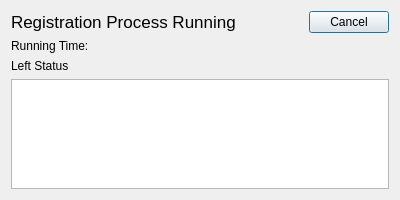
<?xml version="1.0" encoding="UTF-8"?>
<ui version="4.0">
 <class>RegistrationProcessDialog</class>
 <widget class="QDialog" name="RegistrationProcessDialog">
  <property name="geometry">
   <rect>
    <x>0</x>
    <y>0</y>
    <width>400</width>
    <height>200</height>
   </rect>
  </property>
  <property name="windowTitle">
   <string>Dialog</string>
  </property>
  <layout class="QVBoxLayout" name="verticalLayout">
   <item>
    <layout class="QHBoxLayout" name="horizontalLayout">
     <item>
      <widget class="QLabel" name="processDescription">
       <property name="font">
        <font>
         <pointsize>13</pointsize>
        </font>
       </property>
       <property name="text">
        <string>Registration Process Running</string>
       </property>
      </widget>
     </item>
     <item>
      <widget class="QPushButton" name="cancel">
       <property name="maximumSize">
        <size>
         <width>80</width>
         <height>16777215</height>
        </size>
       </property>
       <property name="text">
        <string>Cancel</string>
       </property>
      </widget>
     </item>
    </layout>
   </item>
   <item>
    <widget class="QLabel" name="elapsedTime">
     <property name="text">
      <string>Running Time: </string>
     </property>
    </widget>
   </item>
   <item>
    <widget class="QLabel" name="statusMessage">
     <property name="text">
      <string>Left Status</string>
     </property>
    </widget>
   </item>
   <item>
    <widget class="QTextEdit" name="statusBoxTextEdit">
     <property name="sizePolicy">
      <sizepolicy hsizetype="Ignored" vsizetype="Expanding">
       <horstretch>0</horstretch>
       <verstretch>0</verstretch>
      </sizepolicy>
     </property>
     <property name="horizontalScrollBarPolicy">
      <enum>Qt::ScrollBarAsNeeded</enum>
     </property>
     <property name="lineWrapMode">
      <enum>QTextEdit::FixedColumnWidth</enum>
     </property>
     <property name="lineWrapColumnOrWidth">
      <number>250</number>
     </property>
     <property name="readOnly">
      <bool>true</bool>
     </property>
    </widget>
   </item>
  </layout>
 </widget>
 <resources/>
 <connections/>
</ui>
